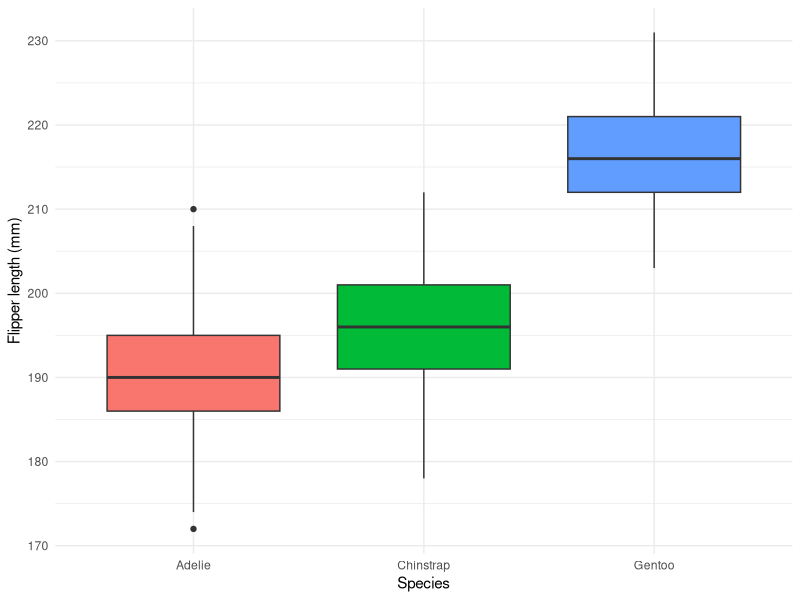

R code for this plot:
## ---- chunk 1
#| message: false
#| warning: false
library(palmerpenguins)
library(dplyr)
library(ggplot2)
## ---- chunk 2
penguins_clean <- penguins |>
  filter(!is.na(flipper_length_mm))

head(penguins_clean, 5)
## ---- chunk 3
penguins_clean |>
  group_by(species) |>
  summarise(
    count = n(),
    avg_flipper_mm = round(mean(flipper_length_mm), 1)
  )
## ---- chunk 4
#| label: fig-flipper-length
#| fig-cap: "Flipper length of penguins by species."
#| warning: false
ggplot(penguins_clean, aes(x = species, y = flipper_length_mm, fill = species)) +
  geom_boxplot() +
  labs(x = "Species", y = "Flipper length (mm)") +
  theme_minimal() +
  theme(legend.position = "none")
